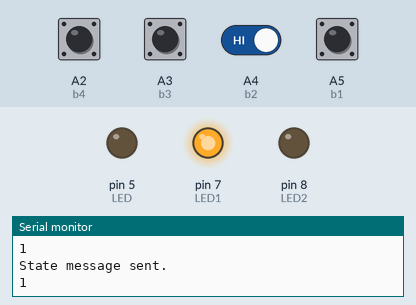
A sketch run on a simulated Arduino Uno, built with avr-gcc and run on an emulated ATmega328P. On the bench: output pins drawn as LEDs (lit = HIGH), the last lines printed to the serial monitor. The inputs (shaded band) are chosen by the test bench; at power-on: A2 (b4), A3 (b3), A4 (b2), A5 (b1) HIGH. No radio packets arrive unless stated; pins used as bus, display or sensor lines are not drawn.

Above: at 1.24 s.
1.5 s: A5 (b1) pulled LOW for 0.35 s
At 1.84 s:
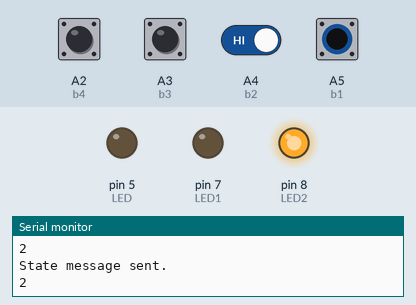
4.5 s: A4 (b2) driven LOW and A5 (b1) driven LOW
At 4.86 s:
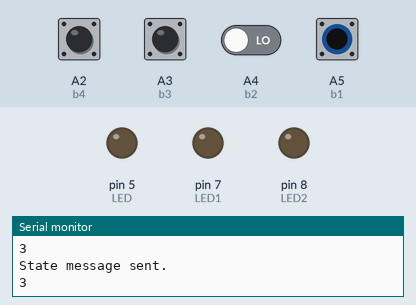
7.5 s: A4 (b2) driven HIGH
At 7.88 s:
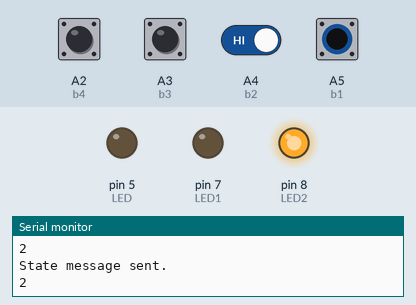
10.5 s: A4 (b2) driven LOW
At 10.9 s:
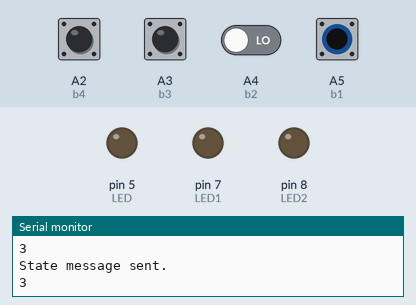
Timing chart, 0 to 14.5 s (numbered marks = the images above; inputs shaded):
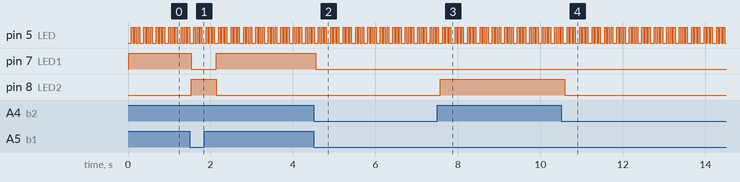

Measured:
- after the input at 1.5 s, pin 7 (LED1): HIGH → LOW at once, → HIGH 0.60 s later; pin 8 (LED2): LOW → HIGH at once, → LOW 0.60 s later
- after the input at 4.5 s, pin 7 (LED1): HIGH → LOW after 0.05 s
- after the input at 7.5 s, pin 8 (LED2): LOW → HIGH after 0.07 s
- after the input at 10.5 s, pin 8 (LED2): HIGH → LOW after 0.09 s
- by itself, pin 5 (LED): repeats every 0.30 s: LOW 0.10 s, 2 × (HIGH 0.04 s, LOW 0.04 s), HIGH 0.04 s

The sketch:

transceiver.ino
```cpp
// (licence header left out)
#include <SPI.h>
#include <RH_RF69.h>

// ------------------------------------------------------------------------
// Global Variables
// ------------------------------------------------------------------------

/************ Radio Setup ***************/

#define RF69_FREQ 433.0

#define RFM69_CS      4
#define RFM69_INT     3
#define RFM69_RST     6
#define LED           5

// Singleton instance of the radio driver
RH_RF69 rf69(RFM69_CS, RFM69_INT);

int16_t packetnum = 0;  // packet counter, we increment per xmission

/************ Button Setup **************/
const int b1 = A5;  // mode 1
const int b2 = A4;  // mode 2
const int b3 = A3;  // mode idle
const int b4 = A2;  // mode stop
const int buttonpress = 2; // /button interrupt

/************ LED Setup *****************/

const int LED1 = 7;
const int LED2 = 8;
const int LED3 = 9;
const int LED4 = 10;

/************ State Setup ***************/

volatile int b1state = LOW;
volatile int b2state = LOW;
volatile int b3state = LOW;
volatile int b4state = LOW;

volatile byte state = 0;

volatile char message = '0';

// ------------------------------------------------------------------------
// Setup
// ------------------------------------------------------------------------

void setup() {
  Serial.begin(9600);

  // Radio setup
  pinMode(LED, OUTPUT);
  pinMode(RFM69_RST, OUTPUT);
  digitalWrite(RFM69_RST, LOW);

  // manual reset
  radio_reset();


  // Defaults after init are 434.0MHz, modulation GFSK_Rb250Fd250, +13dbM (for low power module)
  // No encryption
  if (!rf69.setFrequency(RF69_FREQ)) {
    Serial.println("setFrequency failed");
  }

  // If you are using a high power RF69 eg RFM69HW, you *must* set a Tx power with the
  // ishighpowermodule flag set like this:
  rf69.setTxPower(20, true);  // range from 14-20 for power, 2nd arg must be true for 69HCW

  // The encryption key has to be the same as the one in the server
  uint8_t key[] = { 0x01, 0x02, 0x03, 0x04, 0x05, 0x06, 0x07, 0x08,
                    0x01, 0x02, 0x03, 0x04, 0x05, 0x06, 0x07, 0x08};
  rf69.setEncryptionKey(key);

  Serial.print("RFM69 radio @");  Serial.print((int)RF69_FREQ);  Serial.println(" MHz");

  // Fob setup
  pinMode(buttonpress, OUTPUT);
  pinMode(b1, INPUT_PULLUP);
  pinMode(b2, INPUT_PULLUP);
  pinMode(b3, INPUT_PULLUP);
  pinMode(b4, INPUT_PULLUP);
  pinMode(LED1, OUTPUT);
  pinMode(LED2, OUTPUT);

  Serial.println("Fob setup complete!");
  // initialize interrupt
  attachInterrupt(digitalPinToInterrupt(buttonpress), statechange, RISING);
}

// ------------------------------------------------------------------------
// Main Loop
// ------------------------------------------------------------------------

void loop() {
  b1state = digitalRead(b1);
  b2state = digitalRead(b2);
  b3state = digitalRead(b3);
  b4state = digitalRead(b4);
  //delay(1);

  // detects button press and sends message
  if (b1state == HIGH || b2state == HIGH || b3state == HIGH || b4state == HIGH) {
    digitalWrite(buttonpress, HIGH);
    send_message();
    Blink(LED, 40, 3);
    // receive_message();
  }
  else {
    digitalWrite(buttonpress, LOW);
  }

  delay(1);
  //Serial.println(state);
}

// ------------------------------------------------------------------------
// State Change
// ------------------------------------------------------------------------

void statechange() {
  // calls message function
  if (b1state == HIGH) {
    state = 1;
    digitalWrite(LED1, HIGH);
    digitalWrite(LED2, LOW);
    digitalWrite(LED3, LOW);
    digitalWrite(LED4, LOW);
  } else if (b2state == HIGH) {
    state = 2;
    digitalWrite(LED1, LOW);
    digitalWrite(LED2, HIGH);
    digitalWrite(LED3, LOW);
    digitalWrite(LED4, LOW);
 } else if (b3state == HIGH) {
    state = 3;
    digitalWrite(LED1, LOW);
    digitalWrite(LED2, LOW);
    digitalWrite(LED3, HIGH);
    digitalWrite(LED4, LOW);
  } else if (b4state == HIGH) {
    state = 4;
    digitalWrite(LED1, LOW);
    digitalWrite(LED2, LOW);
    digitalWrite(LED3, LOW);
    digitalWrite(LED4, HIGH);
  } else {
    digitalWrite(LED1, LOW);
    digitalWrite(LED2, LOW);
    digitalWrite(LED3, LOW);
    digitalWrite(LED4, LOW);
    }
  digitalWrite(buttonpress, LOW);

}
```

transceiver1.ino
```cpp
// (licence header left out)
/* Radio-specific functions for AutoPark Project */

// ------------------------------------------------------------------------
// Sending state message
// ------------------------------------------------------------------------

void send_message() {
  volatile uint8_t message = state;
  Serial.println(message);
  rf69.send((uint8_t *)message, sizeof(message));
  rf69.waitPacketSent();
  Serial.println("State message sent.");
}

// ------------------------------------------------------------------------
// Receiving Reply Message (can change later)
// ------------------------------------------------------------------------

void receive_message() {
  uint8_t buf[RH_RF69_MAX_MESSAGE_LEN];
  uint8_t len = sizeof(buf);
  if (rf69.waitAvailableTimeout(500))  {
    // Should be a reply message for us now
    if (rf69.recv(buf, &len)) {
      Serial.print("Got a reply: ");
      Serial.println((char*)buf);
      Blink(LED, 50, 3); //blink LED 3 times, 50ms between blinks
    } else {
      Serial.println("Receive failed");
    }
  } else {
    Serial.println("No reply, is another RFM69 listening?");
  }
}

// ------------------------------------------------------------------------
// Reset
// ------------------------------------------------------------------------
void radio_reset() {
   // manual reset
  digitalWrite(RFM69_RST, HIGH);
  delay(10);
  digitalWrite(RFM69_RST, LOW);
  delay(10);

  if (!rf69.init()) {
    Serial.println("RFM69 radio init failed");
    while (1);
  }
  Serial.println("RFM69 radio init OK!");
}

// ------------------------------------------------------------------------
// Indicator LED
// ------------------------------------------------------------------------
void Blink(byte PIN, byte DELAY_MS, byte loops) {
  for (byte i=0; i<loops; i++)  {
    digitalWrite(PIN,HIGH);
    delay(DELAY_MS);
    digitalWrite(PIN,LOW);
    delay(DELAY_MS);
  }
}
```
